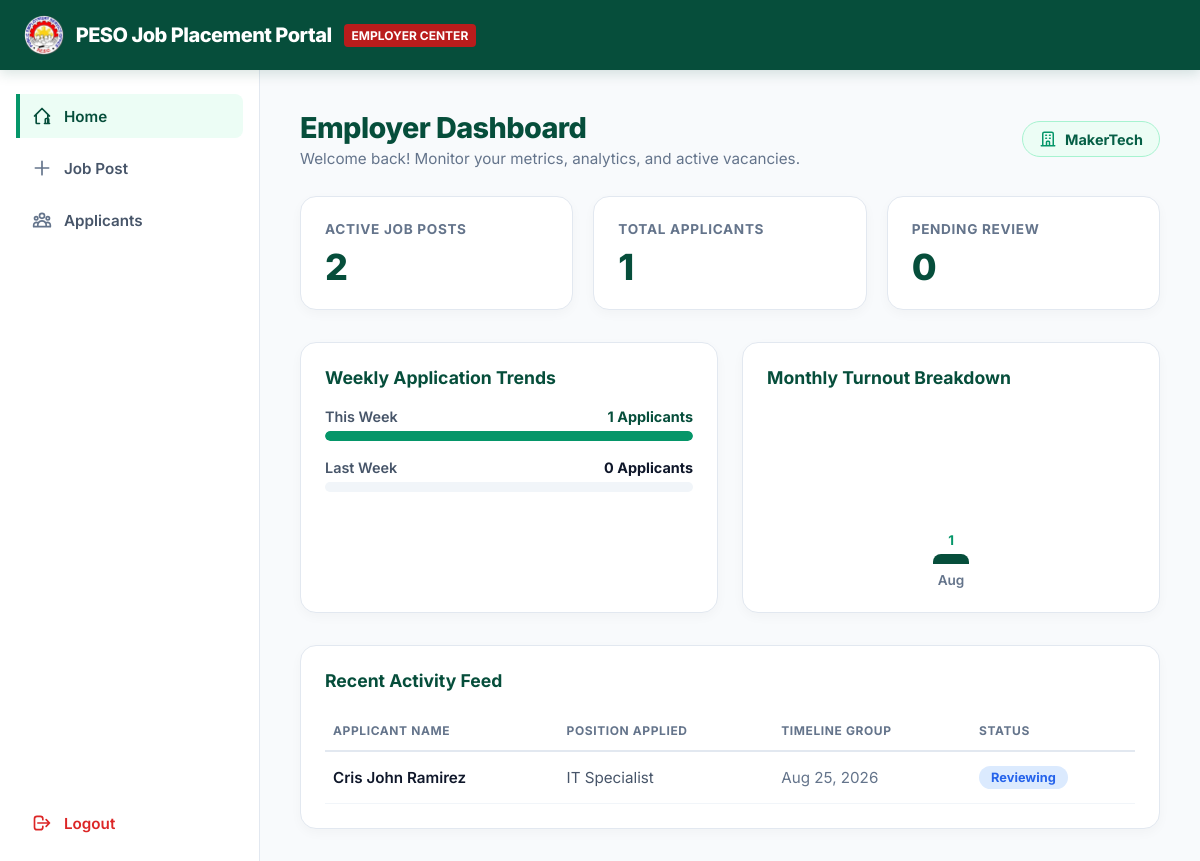
Screenshot of /employer-dashboard/ (signed in) with the database file from the repository.
### employer/models.py (models this page shows, shortened)
class Employer(models.Model):
    employer = models.OneToOneField(User, on_delete=models.CASCADE)
    company_name = models.CharField(max_length=255)
    business_permit_no = models.CharField(max_length=255, unique=True)
    contact_no = models.CharField(max_length=11, unique=True)
    description = models.TextField()
    company_logo = models.ImageField(upload_to="company_logo")
    created_at = models.DateTimeField(auto_now_add=True)
    is_active = models.BooleanField(default=True)

class JobApplication(models.Model):
    STATUS_CHOICES = (
        ("pending", "Pending"),
        ("reviewing", "Reviewing"),
        ("shortlisted", "Shortlisted"),
        ("accepted", "Accepted"),
        ("rejected", "Rejected"),
    )
    job = models.ForeignKey(
        JobPost,
        on_delete=models.CASCADE,
        related_name="applications"
    )
    applicant = models.ForeignKey(
        Applicant,
        on_delete=models.CASCADE,
        related_name="applications"
    )
    message = models.TextField(blank=True)
    resume = models.FileField(
        upload_to="job_applications/resumes/",
        blank=True,
        null=True
    )
    cover_letter = models.FileField(
        upload_to="job_applications/cover_letters/",
        blank=True,
        null=True
    )
    applied_at = models.DateTimeField(auto_now_add=True)
    status = models.CharField(
        max_length=20,
        choices=STATUS_CHOICES,
        default="pending"
    )
    class Meta:
        unique_together = ("job", "applicant")

class JobPost(models.Model):
    STATUS_CHOICES = (
        ("pending", "Pending Review"),
        ("approved", "Approved"),
        ("rejected", "Rejected"),
    )
    JOB_TYPE = (
        ("full_time", "Full Time"),
        ("part_time", "Part Time"),
        ("contract", "Contract"),
        ("internship", "Internship"),
        ("temporary", "Temporary"),
    )
    employer = models.ForeignKey(
        Employer,
        on_delete=models.CASCADE,
        related_name="jobs"
    )
    title = models.CharField(max_length=255)
    description = models.TextField()
    qualifications = models.TextField()
    responsibilities = models.TextField(blank=True)
    salary = models.DecimalField(
        max_digits=10,
        decimal_places=2,
        null=True,
        blank=True
    )
    location = models.CharField(max_length=255)
    job_type = models.CharField(
        max_length=20,
        choices=JOB_TYPE,
        default="full_time"
    )
    vacancies = models.PositiveIntegerField(default=1)
    deadline = models.DateField()
    status = models.CharField(
        max_length=20,
        choices=STATUS_CHOICES,
        default="pending"
    )
    admin_remarks = models.TextField(blank=True)
    created_at = models.DateTimeField(auto_now_add=True)
    updated_at = models.DateTimeField(auto_now=True)
    approved_at = models.DateTimeField(
        null=True,
        blank=True
    )

### applicant/models.py (models this page shows, shortened)
class Applicant(models.Model):
    user = models.OneToOneField(
        User,
        on_delete=models.CASCADE,
        related_name="applicant_profile"
    )
    first_name = models.CharField(max_length=266)
    last_name = models.CharField(max_length=266)
    middle_name = models.CharField(max_length=266)
    email = models.EmailField(unique=True)
    phone_number = models.CharField(max_length=11)
    resume = models.FileField(upload_to="resume/")
    cover_letter = models.FileField(upload_to="cover/")

### home/views.py (the view)
# urls.py: path('employer-dashboard/', views.employer_dashboard, name='employer-dashboard'),
@login_required(login_url="login_user")
def employer_dashboard(request):
    employer = request.user.employer
    jobs = JobPost.objects.filter(employer=employer)
    applications = JobApplication.objects.filter(
        job__employer=employer
    ).select_related(
        "job",
        "applicant",
        "applicant__user"
    ).order_by("-applied_at")
    today = timezone.now()
    this_week = applications.filter(
        applied_at__gte=today - timedelta(days=7)
    ).count()
    last_week = applications.filter(
        applied_at__gte=today - timedelta(days=14),
        applied_at__lt=today - timedelta(days=7)
    ).count()
    max_week = max(this_week, last_week, 1)
    this_week_percent = int((this_week / max_week) * 100)
    last_week_percent = int((last_week / max_week) * 100)
    monthly = (
        applications
        .annotate(month=TruncMonth("applied_at"))
        .values("month")
        .annotate(total=Count("id"))
        .order_by("month")
    )
    context = {
        "employer": employer,
        "total_jobs": jobs.count(),
        "total_applications": applications.count(),
        "pending_review": applications.filter(status="pending").count(),
        "reviewing": applications.filter(status="reviewing").count(),
        "shortlisted": applications.filter(status="shortlisted").count(),
        "accepted": applications.filter(status="accepted").count(),
        "rejected": applications.filter(status="rejected").count(),
        "recent_applications": applications[:5],
        "this_week": this_week,
        "last_week": last_week,
        "this_week_percent": this_week_percent,
        "last_week_percent": last_week_percent,
        "monthly": monthly,
    }
    return render(
        request,
        "pages/employer-dashboard.html",
        context
    )

### home/templates/pages/employer-dashboard.html (shortened to what this page needs)
{% extends "employer_base.html" %}
{% block content %}
<header class="dashboard-header">
    <div>
        <h1>Employer Dashboard</h1>
        <p style="color: #64748b; margin-top: 4px; font-size: 0.95rem;">Welcome back! Monitor your metrics, analytics, and active vacancies.</p>
    </div>
    <div class="company-badge">
        <svg viewBox="0 0 24 24">
            <path stroke-linecap="round" stroke-linejoin="round" d="M19 21V5a2 2 0 00-2-2H7a2 2 0 00-2 2v16m14 0h2m-2 0h-5m-9 0H3m2 0h5M9 7h1m-1 4h1m4-4h1m-1 4h1m-5 10v-5a1 1 0 011-1h2a1 1 0 011 1v5m-4 0h4"></path>
        </svg>
        <span>{{ employer.company_name }}</span>
    </div>
</header>
<section class="metrics-bento-grid">
    <div class="bento-card">
        <div class="bento-card-title">Active Job Posts</div>
        <div class="bento-card-value">{{ total_jobs }}</div>
    </div>
    <div class="bento-card">
        <div class="bento-card-title">Total Applicants</div>
        <div class="bento-card-value">{{ total_applications }}</div>
    </div>
    <div class="bento-card">
        <div class="bento-card-title">Pending Review</div>
        <div class="bento-card-value">{{ pending_review }}</div>
    </div>
</section>
<section class="analytics-section">
    <div class="content-panel-block">
        <h3 class="panel-title">Weekly Application Trends</h3>
        <div style="display: flex; flex-direction: column; gap: 18px;">
            <div>
                <div style="display: flex; justify-content: space-between; font-size: 0.9rem; margin-bottom: 4px;">
                    <span style="color: #475569; font-weight: 600;">This Week</span>
                    <strong style="color: #064e3b;">{{ this_week }} Applicants</strong>
                </div>
                <div class="trend-track">
                    <div class="trend-fill-primary" style="width: {{ this_week_percent }}%;"></div>
                </div>
            </div>
            <div>
                <div style="display: flex; justify-content: space-between; font-size: 0.9rem; margin-bottom: 4px;">
                    <span style="color: #475569; font-weight: 600;">Last Week</span>
                    <strong style="color: #0f172a;">{{ last_week }} Applicants</strong>
                </div>
                <div class="trend-track">
                </div>
            </div>
        </div>
    </div>
    <div class="content-panel-block">
        <h3 class="panel-title">Monthly Turnout Breakdown</h3>
        <div class="bar-chart-container">
            {% for item in monthly %}
            <div class="bar-column">
                <small style="font-weight: 700; color: #059669; margin-bottom: 6px;">{{ item.total }}</small>
                <div class="bar-pill" style="height: {{ item.total|add:'0' }}0px;"></div>
                <span style="margin-top: 8px; font-size: 0.85rem; font-weight: 600; color: #64748b;">
                    {{ item.month|date:"M" }}
                </span>
            </div>
            {% endfor %}
        </div>
    </div>
</section>
<section class="content-panel-block">
    <h3 class="panel-title">Recent Activity Feed</h3>
    <div style="overflow-x: auto; margin-top: 16px;">
        <table style="width: 100%; border-collapse: collapse; text-align: left; font-size: 0.95rem;">
            <thead>
                <tr style="border-bottom: 2px solid #e2e8f0; color: #64748b;">
                    <th style="padding: 12px 8px; font-weight: 700; text-transform: uppercase; font-size: 0.75rem; letter-spacing: 0.05em;">Applicant Name</th>
                    <th style="padding: 12px 8px; font-weight: 700; text-transform: uppercase; font-size: 0.75rem; letter-spacing: 0.05em;">Position Applied</th>
                    <th style="padding: 12px 8px; font-weight: 700; text-transform: uppercase; font-size: 0.75rem; letter-spacing: 0.05em;">Timeline Group</th>
                    <th style="padding: 12px 8px; font-weight: 700; text-transform: uppercase; font-size: 0.75rem; letter-spacing: 0.05em;">Status</th>
                </tr>
            </thead>
            <tbody>
                {% for application in recent_applications %}
                <tr style="border-bottom: 1px solid #f1f5f9;">
                    <td style="padding: 14px 8px; font-weight: 600; color: #0f172a;">
                        {{ application.applicant.first_name }} {{ application.applicant.last_name }}
                    </td>
                    <td style="padding: 14px 8px; color: #475569;">
                        {{ application.job.title }}
                    </td>
                    <td style="padding: 14px 8px; color: #64748b;">
                        {{ application.applied_at|date:"M d, Y" }}
                    </td>
                    <td style="padding: 14px 8px;">
                        {% if application.status == "pending" %}
                            <span class="status-badge status-pending">Pending</span>
                        {% elif application.status == "reviewing" %}
                            <span class="status-badge status-reviewing">Reviewing</span>
                        {% elif application.status == "shortlisted" %}
                            <span class="status-badge status-shortlisted">Shortlisted</span>
                        {% elif application.status == "accepted" %}
                            <span class="status-badge status-accepted">Accepted</span>
                        {% else %}
                            <span class="status-badge status-rejected">Rejected</span>
                        {% endif %}
                    </td>
                </tr>
                {% empty %}
                <tr>
                    <td colspan="4" style="padding: 32px; text-align: center; color: #94a3b8; font-weight: 500;">
                        No recent applications found.
                    </td>
                </tr>
                {% endfor %}
            </tbody>
        </table>
    </div>
</section>
{% endblock %}

### home/templates/employer_base.html (style rules this page uses)
:root { --gov-green: #064e3b; --gov-green-light: #059669; --gov-green-surface: #ecfdf5; --gov-red: #b91c1c; --text-dark: #0f172a; --bg-canvas: #f8fafc; --sidebar-width: 260px; }
* { box-sizing: border-box; margin: 0; padding: 0; }
body { font-family: 'Inter', -apple-system, BlinkMacSystemFont, "Segoe UI", Roboto, sans-serif; background-color: var(--bg-canvas); color: var(--text-dark); -webkit-font-smoothing: antialiased; }

### home/templates/pages/employer-dashboard.html (style rules this page uses)
.dashboard-header { display: flex; justify-content: space-between; align-items: center; margin-bottom: 28px; flex-wrap: wrap; gap: 16px; }
.dashboard-header h1 { font-size: 1.8rem; font-weight: 800; color: #064e3b; letter-spacing: -0.02em; margin: 0; }
.company-badge { display: inline-flex; align-items: center; gap: 8px; background: #ecfdf5; border: 1px solid #a7f3d0; color: #065f46; padding: 8px 16px; border-radius: 99px; font-weight: 700; font-size: 0.9rem; }
.company-badge svg { width: 18px; height: 18px; stroke: #059669; fill: none; stroke-width: 2; }
.metrics-bento-grid { display: grid; grid-template-columns: repeat(auto-fit, minmax(240px, 1fr)); gap: 20px; margin-bottom: 32px; }
.bento-card { background: #ffffff; border-radius: 16px; padding: 24px; border: 1px solid #e2e8f0; box-shadow: 0 4px 12px rgba(0, 0, 0, 0.03); transition: transform 0.2s ease, box-shadow 0.2s ease; }
.bento-card-title { font-size: 0.85rem; font-weight: 700; text-transform: uppercase; letter-spacing: 0.05em; color: #64748b; margin-bottom: 12px; }
.bento-card-value { font-size: 2.25rem; font-weight: 800; color: #064e3b; line-height: 1; }
.analytics-section { display: grid; grid-template-columns: repeat(auto-fit, minmax(320px, 1fr)); gap: 24px; margin-bottom: 32px; }
.content-panel-block { background: #ffffff; border-radius: 16px; padding: 24px; border: 1px solid #e2e8f0; box-shadow: 0 4px 12px rgba(0, 0, 0, 0.03); }
.panel-title { font-size: 1.1rem; font-weight: 700; color: #064e3b; margin-bottom: 20px; }
.trend-track { background: #f1f5f9; height: 10px; border-radius: 99px; overflow: hidden; margin-top: 6px; }
.trend-fill-primary { background: #059669; height: 100%; border-radius: 99px; transition: width 0.4s ease; }
.bar-chart-container { display: flex; align-items: flex-end; height: 180px; gap: 18px; justify-content: space-around; padding-top: 20px; }
.bar-column { display: flex; flex-direction: column; align-items: center; flex: 1; height: 100%; justify-content: flex-end; }
.bar-pill { width: 36px; background: #064e3b; border-radius: 8px 8px 0 0; transition: height 0.3s ease; min-height: 4px; }
.status-badge { padding: 4px 12px; border-radius: 99px; font-size: 0.8rem; font-weight: 700; display: inline-block; }
.status-reviewing { background: #dbeafe; color: #2563eb; }

### rows the page displays
Employer: company_name "MakerTech"
JobApplication: applicant.first_name "Cris John", applicant.last_name "Ramirez", job "IT Specialist", applied_at "Aug 25, 2026", status "Reviewing"

### other values shown
{{ total_jobs }} "2"
{{ total_applications }} "1"
{{ pending_review }} "0"
{{ this_week }} "1"
{{ last_week }} "0"
{{ item.total }} "1"
{{ item.month|date:"M" }} "Aug"
